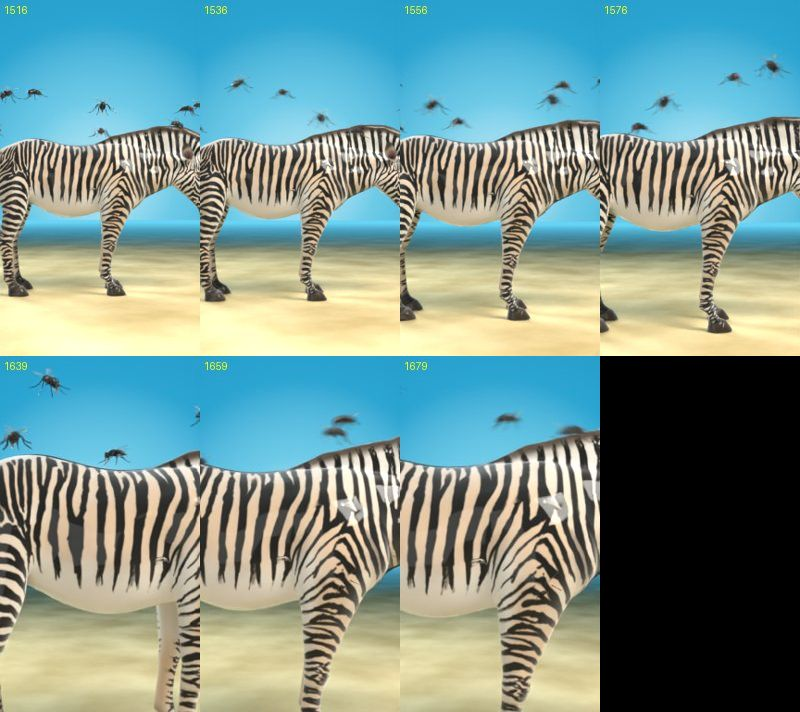
#> input picture zack3d/review/anim_zebra_strips.jpg, 800 x 712 px, given in place of f_0010.png, which was not available
$ python tune.py ../review/anim_zebra_strips.jpg ../review/animatic_sheet.jpg
#> lines starting #> are read from the running program, lines starting #| are printed output that depends on the picture
# render s1 frame 10 small with a ZK_LOOK and measure the colour boxes vs the reference
import sys, os, json, subprocess, time
import numpy as np
from PIL import Image
look = sys.argv[1]; tag = sys.argv[2]
out = os.path.expanduser(f'~/zack/tune/{tag}'); os.makedirs(out, exist_ok=True)
t = time.time()
subprocess.run([os.path.expanduser('~/zack/bin/blender-4.5.15-linux-x64/blender'), '-b', '--python', os.path.expanduser('~/zack/scripts/shots_me.py'), '--', 's1', out, '25', '16', '10', '10'],
               env={**os.environ, 'ZK_LOOK': look}, capture_output=True)
#> (this line was passed over: subprocess is not available in this run)
im = np.asarray(Image.open(f'{out}/f_0010.png').convert('RGB').resize((1440, 2560))).astype(float)
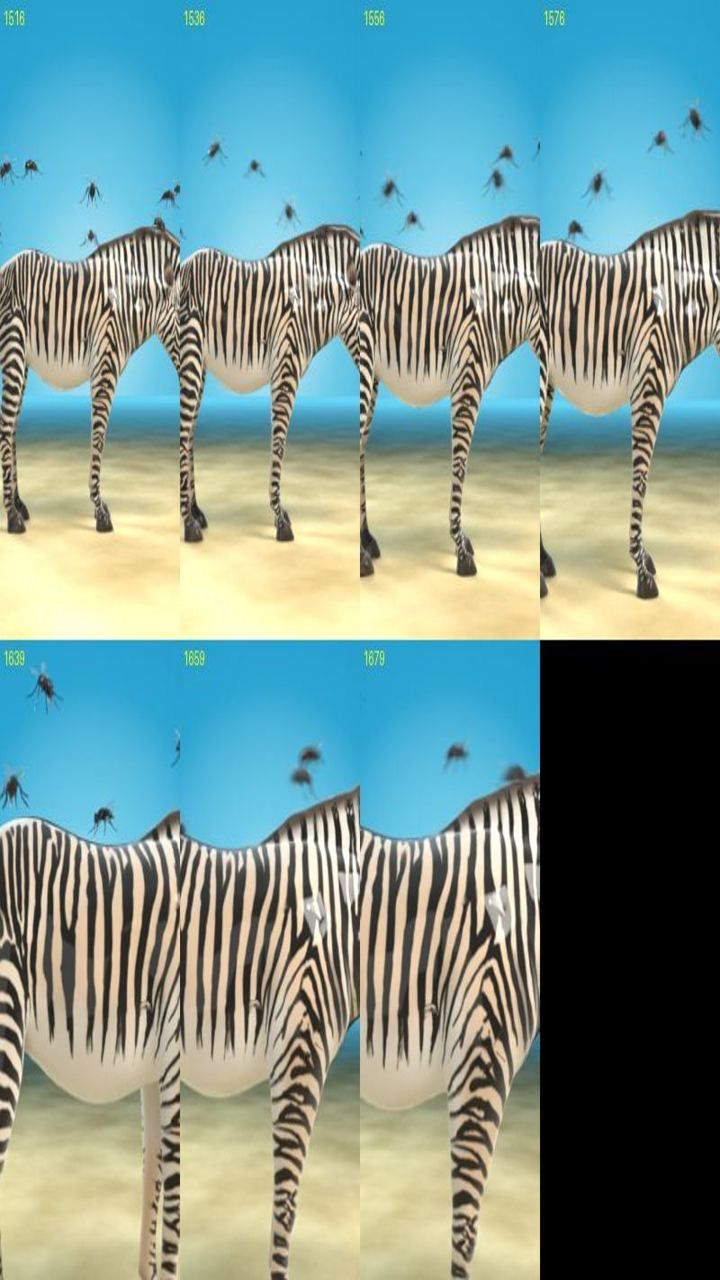
#> im: shape (2560, 1440, 3) float64 (shown at 1/2 size); mean R, G, B 120.5, 149.6, 144.9
def m(b): return im[b[1]:b[3], b[0]:b[2]].reshape(-1, 3).mean(0).round().astype(int).tolist()
R = {'sky corner': ((40, 40, 300, 300), [42, 165, 208]), 'skin ground': ((100, 2300, 1300, 2500), [233, 147, 99])}
for k, (b, ref) in R.items():
    o = m(b); print(f'{tag}: {k:12s} ours {o} ref {ref} diff {[o[i]-ref[i] for i in range(3)]}')
#> this loop made 2 passes
#> o on passes 1 to 2: [65, 176, 215], [166, 158, 122]
print(f'{tag}: {time.time()-t:.0f}s')

$ run again, on zack3d/review/animatic_sheet.jpg
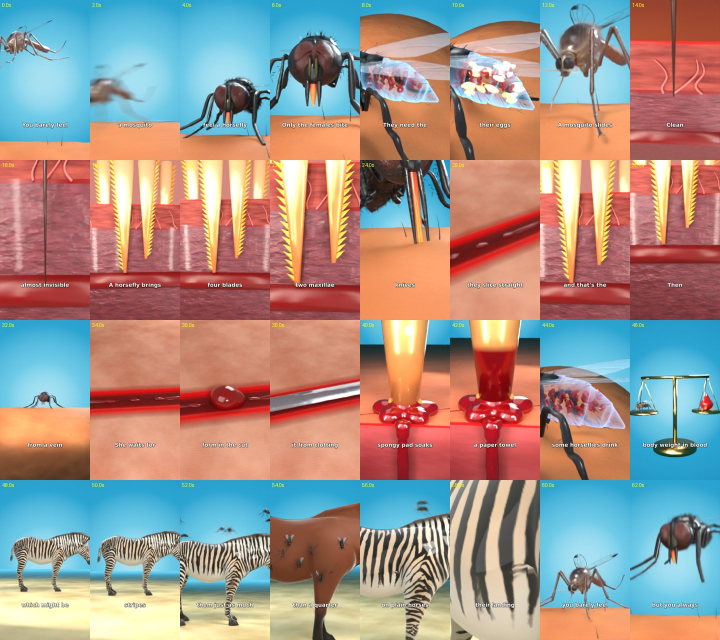
#> input picture zack3d/review/animatic_sheet.jpg, 1440 x 1280 px, given in place of f_0010.png, which was not available (shown at 1/2 size)
#> `im = np.asarray(Image.open(f'{out}/f_0010.png').convert('RGB').resize(..`:
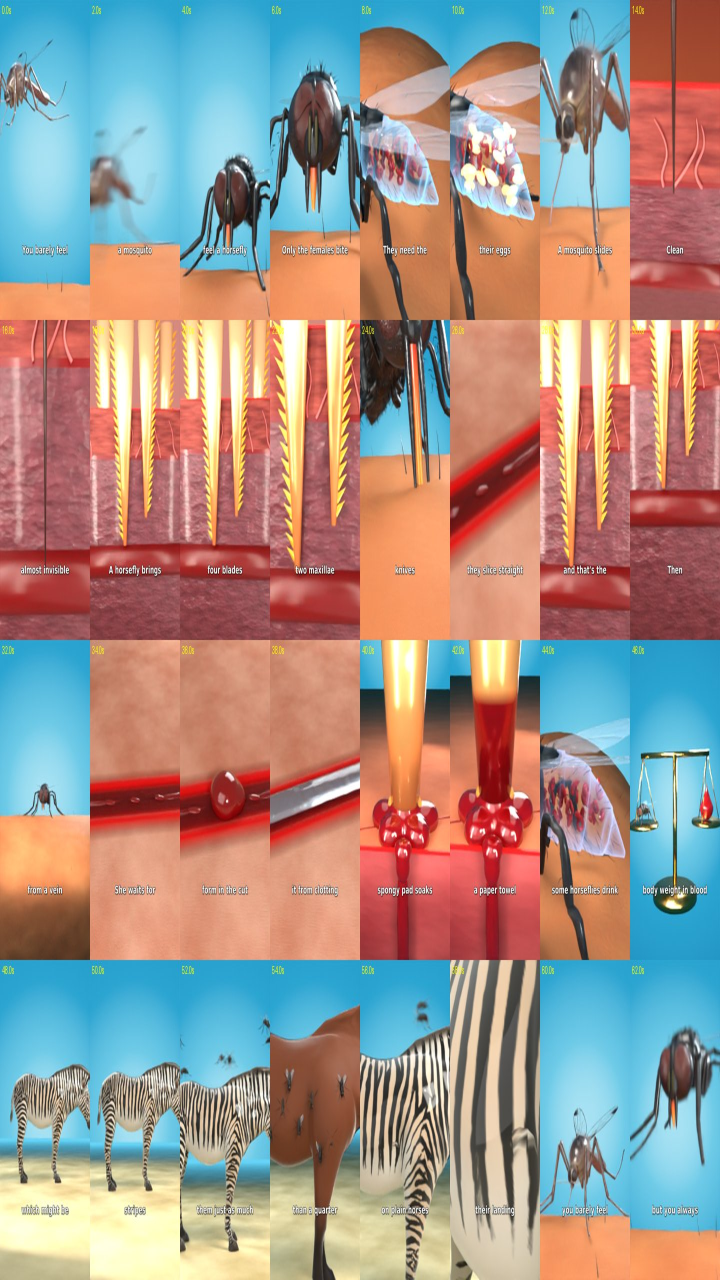
#> im: shape (2560, 1440, 3) float64 (shown at 1/2 size); mean R, G, B 162.6, 145.7, 138
#> the loop `for k, (b, ref) in R.items():` made 2 passes
#> o on passes 1 to 2: [109, 194, 223], [177, 177, 151]

$ run again, on zack3d/review/colour_fix_ref_old_new.jpg
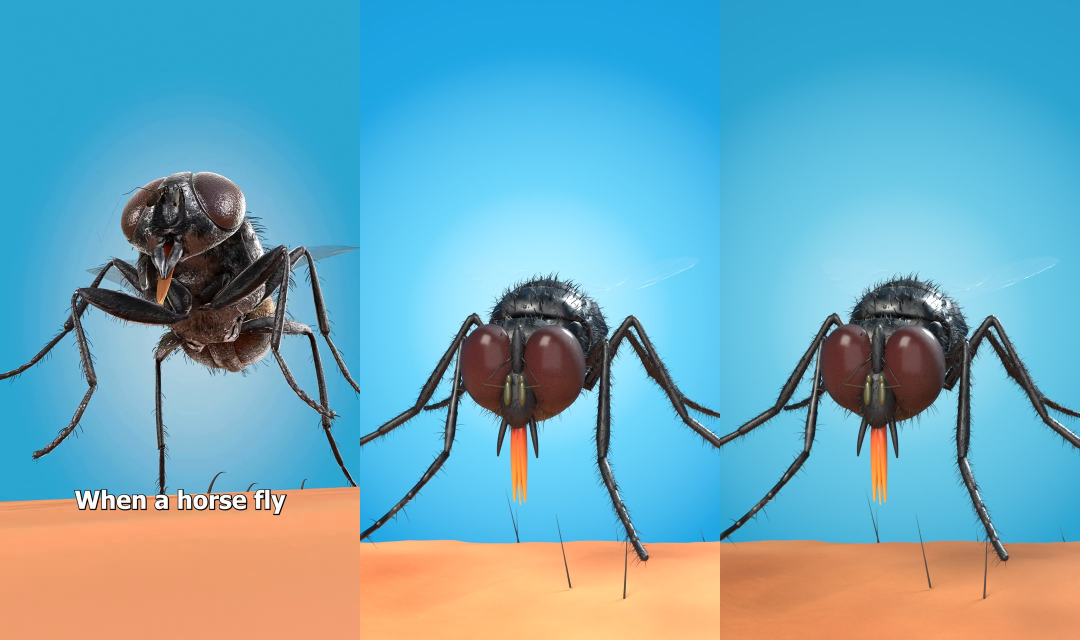
#> input picture zack3d/review/colour_fix_ref_old_new.jpg, 2160 x 1280 px, given in place of f_0010.png, which was not available (shown at 1/2 size)
#> `im = np.asarray(Image.open(f'{out}/f_0010.png').convert('RGB').resize(..`:
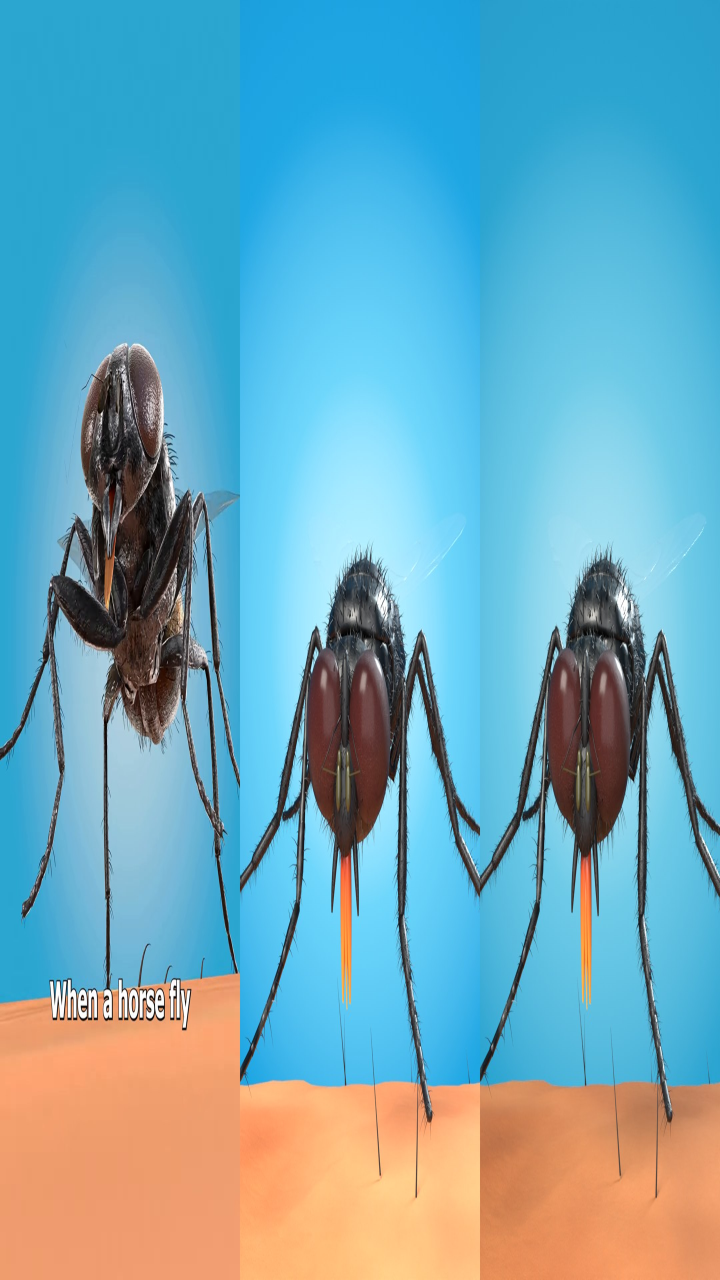
#> im: shape (2560, 1440, 3) float64 (shown at 1/2 size); mean R, G, B 111.8, 167.7, 185.4
#> the loop `for k, (b, ref) in R.items():` made 2 passes
#> o on passes 1 to 2: [43, 166, 208], [242, 165, 111]
